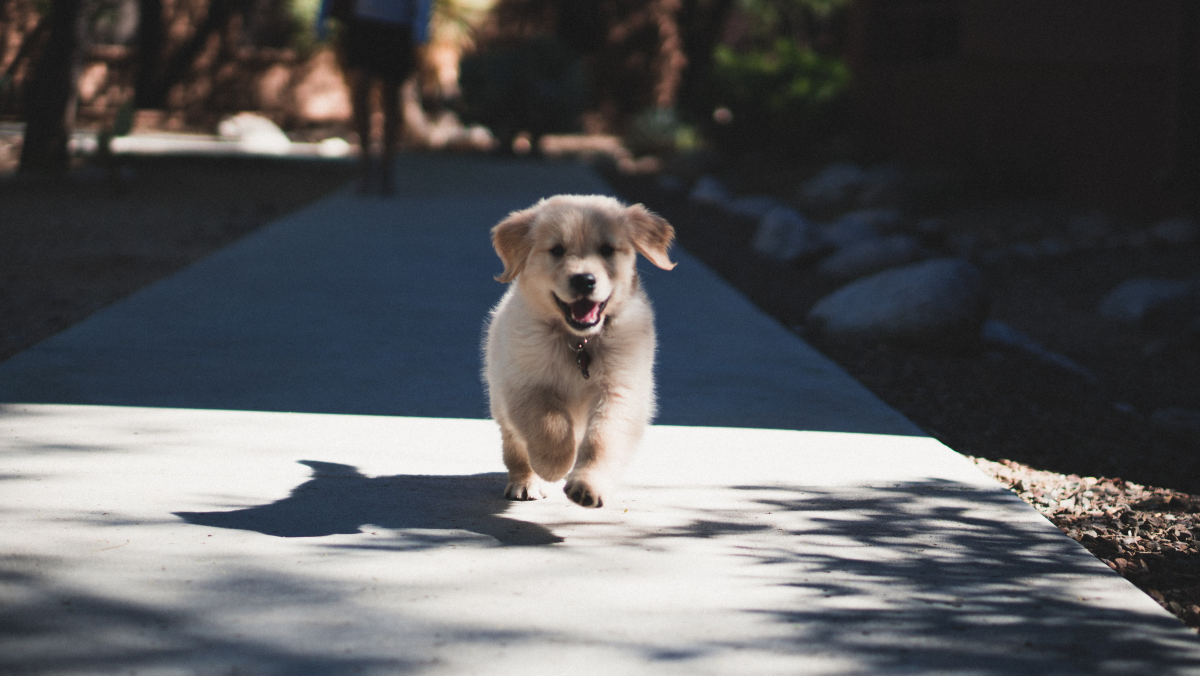
#> input picture Como funcionam as CNNs/andrew-schultz-DTSDD968Mpw-unsplash.jpg, 6000 x 3376 px (shown at 1/5 size)
$ jupyter execute 'Canny Edges.ipynb'
#> lines starting #> are read from the running program, lines starting #| are printed output that depends on the picture; after the words box and inside, x2 and y2 are one past the last pixel; in counts of white or black regions, pixels touching at a corner belong together
# Canny Edges
Making a image that is half edges and half original

## Imports

[cell 1]
import cv2
import numpy as np
import matplotlib.pyplot as plt

## Functions

[cell 2]
def CannyThreshold(threshold, ratio, img_gray):
    low_threshold = threshold
    img_blur = cv2.blur(img_gray, (3,3))
    edges = cv2.Canny(img_blur, low_threshold, low_threshold*ratio, kernel_size)
    edges = (-1*edges)+255 # inverts black and white
    return edges

## Parameters and Constants

[cell 3]
thresh = 50
ratio = 3 # Canny recommended a upper:lower ratio between 2:1 and 3:1.
kernel_size = 3

[cell 4]
path = ""
img_file = 'andrew-schultz-DTSDD968Mpw-unsplash.jpg'

## Method

### Loads the original

[cell 5]
image = cv2.imread(path + img_file)
#> image is the input picture: shape (3376, 6000, 3); mean B, G, R 92.4, 90.4, 90.2

[cell 6]
plt.imshow(cv2.cvtColor(image, cv2.COLOR_BGR2RGB))

### Turns the colored image into grayscale

[cell 7]
img_gray = cv2.cvtColor(image, cv2.COLOR_BGR2GRAY)
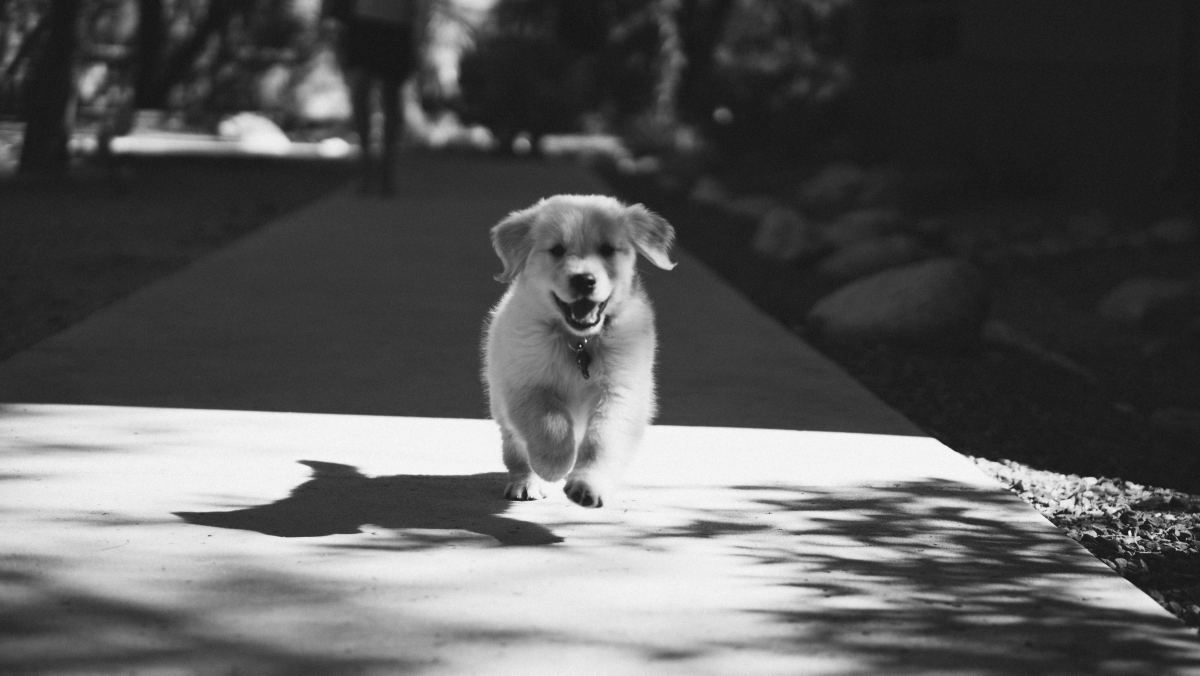
#> img_gray: shape (3376, 6000) (shown at 1/5 size); min 7, max 255, mean 90.5

[cell 8]
plt.imshow(img_gray, cmap = 'gray')

### Apply the CannyThreshold to find the edges

[cell 9]
edges = CannyThreshold(threshold = 1, ratio = 2, img_gray = img_gray)
#> in CannyThreshold, `edges = cv2.Canny(img_blur, low_threshold, low_threshold*ratio, kernel..`:
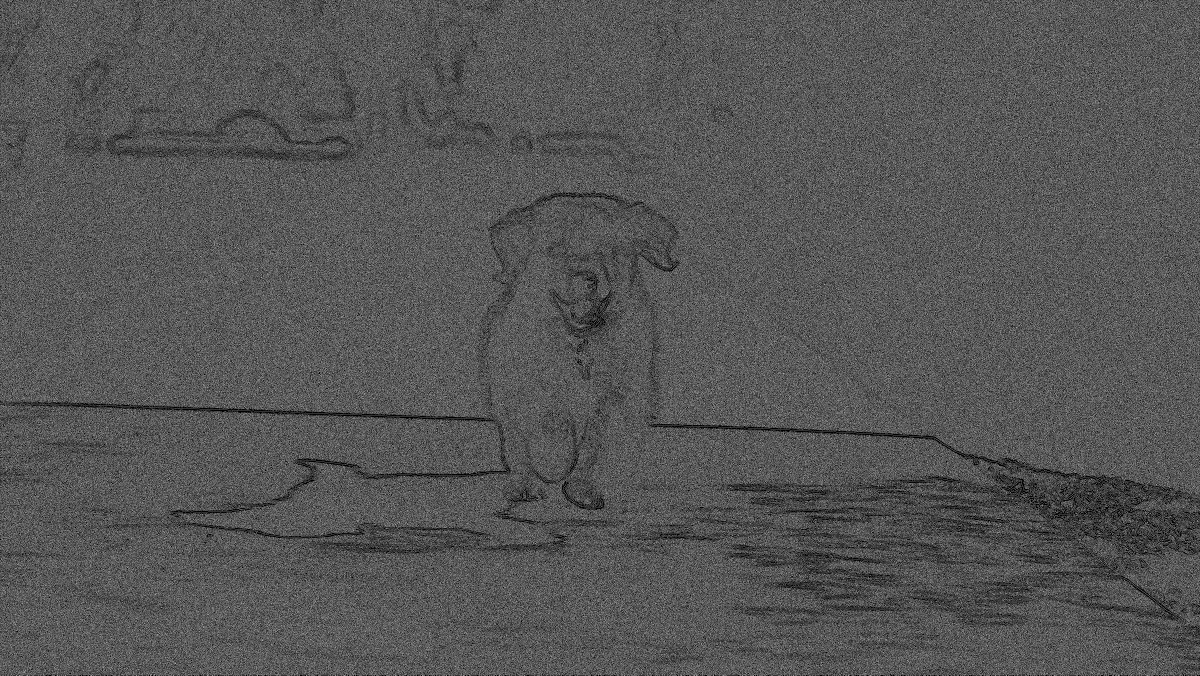
#> edges: shape (3376, 6000) (shown at 1/5 size); 33.6% white in thin lines or dots
#> in CannyThreshold, `edges = (-1*edges)+255`: edges: shape (3376, 6000) int16; 66.4% white; black in thin lines or dots

[cell 10]
plt.imshow(edges, cmap = 'gray')

### There is much noise, so we may apply some blur

[cell 11]
edges_blur = cv2.blur(edges, (5, 5))
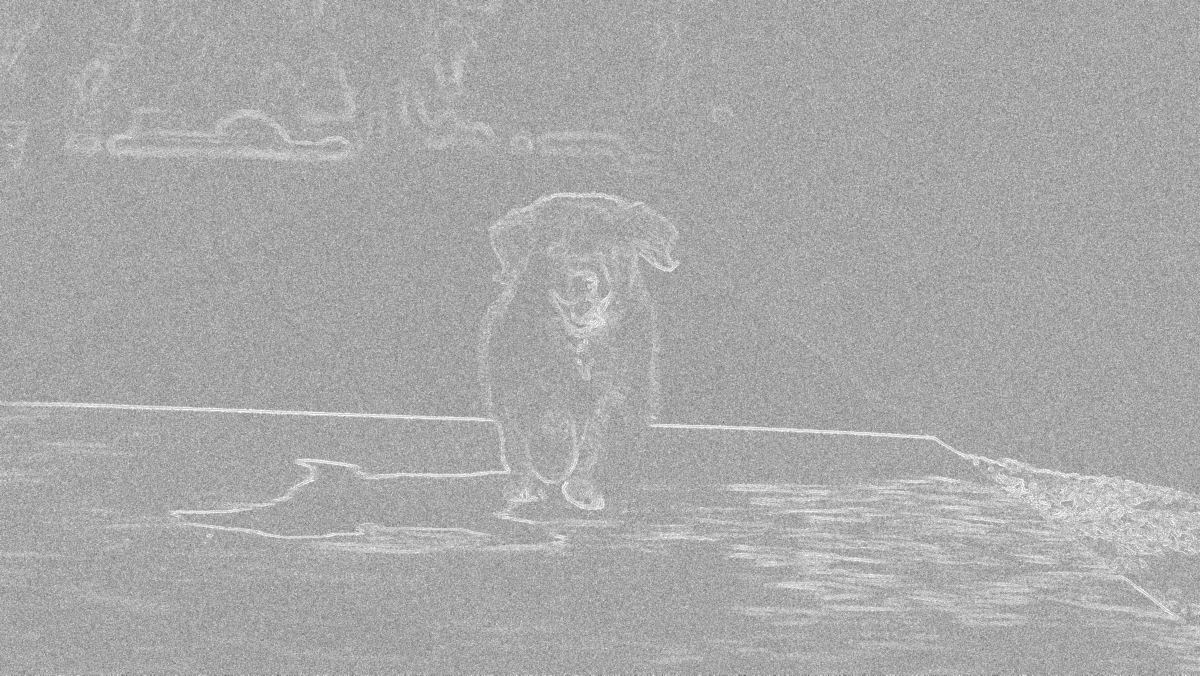
#> edges_blur: shape (3376, 6000) int16 (shown at 1/5 size); min 51, max 255, mean 169.2

[cell 12]
plt.imshow(edges_blur, cmap = 'gray')

### Binarize the image

[cell 13]
edges_bin = cv2.threshold(edges_blur.astype('uint8'), 210, 255, cv2.THRESH_BINARY)[1]
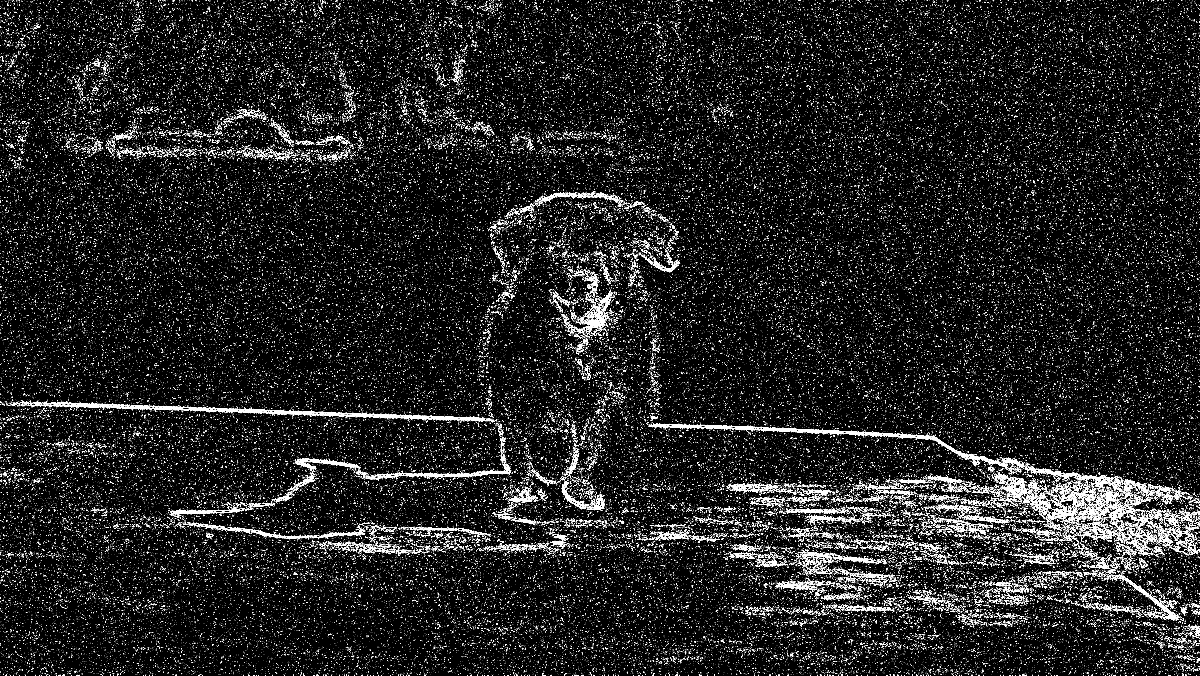
#> edges_bin: shape (3376, 6000) (shown at 1/5 size); 3.9% white in thin lines or dots

[cell 14]
plt.imshow(edges_bin, cmap = 'gray')

### Concatenate both images

[cell 15]
offset = 105

[cell 16]
half_img = cv2.hconcat([cv2.cvtColor(edges_bin, cv2.COLOR_GRAY2BGR)[:, 0: int(edges_bin.shape[1]/2)- offset] , image[:, int(image.shape[1]/2) - offset : -1] ])
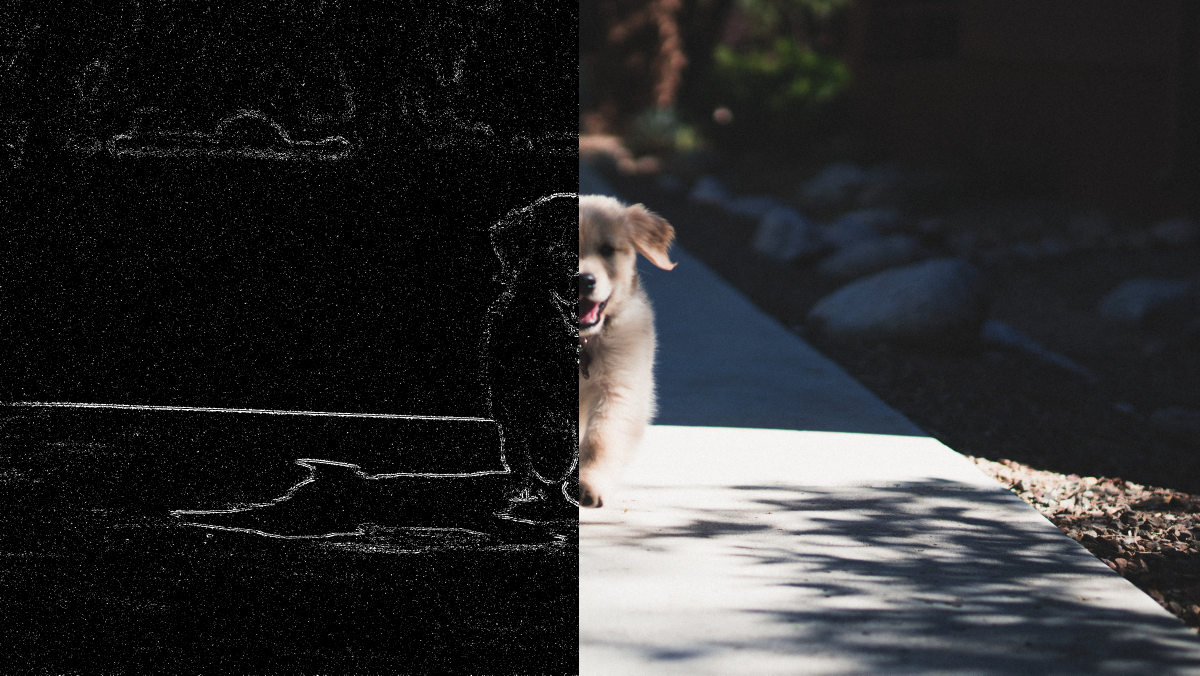
#> half_img: shape (3376, 5999, 3) (shown at 1/5 size); mean B, G, R 46.2, 45.3, 45.2

[cell 17]
plt.imshow(cv2.cvtColor(half_img, cv2.COLOR_BGR2RGB))

[cell 18]
cv2.imwrite(path + "dog_edges.jpg", half_img)
#> Out = True

$ run again, with Como funcionam as CNNs/BruceSquare4.png saved as Como funcionam as CNNs/andrew-schultz-DTSDD968Mpw-unsplash.jpg
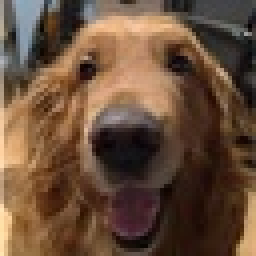
#> input picture Como funcionam as CNNs/BruceSquare4.png, 64 x 64 px (shown 4 times larger)
#> image is the input picture: shape (64, 64, 3); mean B, G, R 58.4, 78.1, 104.5
#> in CannyThreshold, `edges = cv2.Canny(img_blur, low_threshold, low_threshold*ratio, kernel..`:
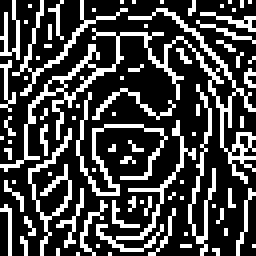
#> edges: shape (64, 64) (shown 4 times larger); 27.2% white in thin lines or dots
#> edges_bin: shape (64, 64); 15.2% white; 48 white regions (40 under 20 px), largest, box (x1, y1, x2, y2) and area: (23, 11, 42, 26) 116, (44, 16, 50, 36) 72, (26, 34, 39, 42) 48
#> `half_img = cv2.hconcat([cv2.cvtColor(edges_bin, cv2.COLOR_GRAY2BGR)[:,..`:
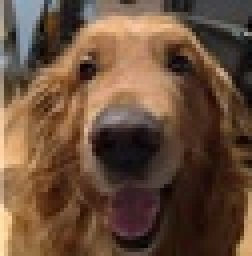
#> half_img: shape (64, 63, 3) (shown 4 times larger); mean B, G, R 58.3, 78, 104.5
#> Out = True
